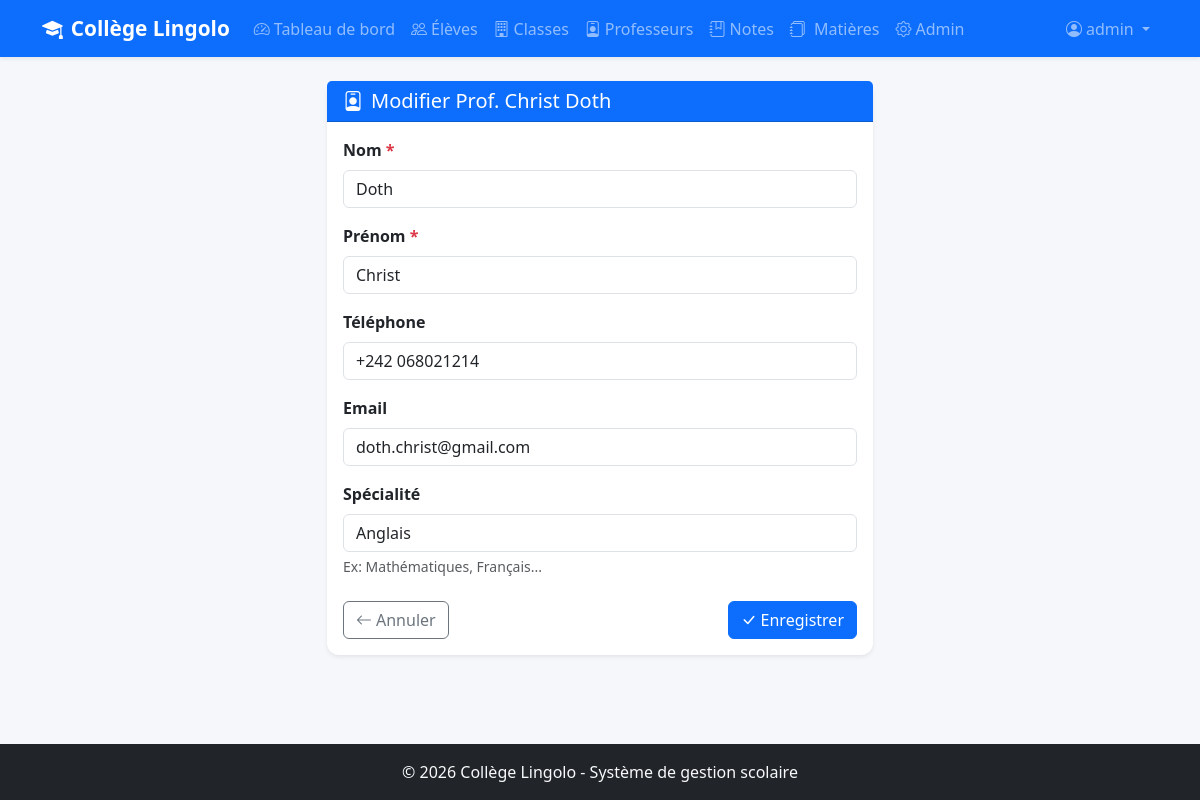
The app's page /professeurs/3/modifier/ (signed in) with its own data.
### eleves/models.py (models this page shows, shortened)
class Professeur(models.Model):
    nom = models.CharField(max_length=100, verbose_name="Nom")
    prenom = models.CharField(max_length=100, verbose_name="Prénom")
    telephone = models.CharField(
        max_length=20, blank=True, default='',
        verbose_name="Téléphone"
    )
    email = models.EmailField(
        blank=True, default='',
        verbose_name="Email"
    )
    specialite = models.CharField(
        max_length=100, blank=True, default='',
        verbose_name="Spécialité",
        help_text="Ex: Mathématiques, Français..."
    )
    class Meta:
        verbose_name = "Professeur"
        verbose_name_plural = "Professeurs"
        ordering = ['nom', 'prenom']
    def __str__(self):
        return f"Prof. {self.prenom} {self.nom}"

### eleves/views.py (the view)
# urls.py: path('professeurs/<int:pk>/modifier/', views.modifier_professeur, name='modifier_professeur'),
@login_required
def modifier_professeur(request, pk):
    professeur = get_object_or_404(Professeur, pk=pk)
    if request.method == 'POST':
        form = ProfesseurForm(request.POST, instance=professeur)
        if form.is_valid():
            form.save()
            return redirect('liste_professeurs')
    else:
        form = ProfesseurForm(instance=professeur)
    return render(request, 'eleves/formulaire_professeur.html', {
        'form': form,
        'titre': f'Modifier {professeur}',
        'bouton': 'Enregistrer',
    })

### eleves/forms.py
class ProfesseurForm(forms.ModelForm):
    class Meta:
        model = Professeur
        fields = '__all__'
        widgets = {
            'nom': forms.TextInput(attrs={
                'class': 'form-control', 'placeholder': 'Nom'
            }),
            'prenom': forms.TextInput(attrs={
                'class': 'form-control', 'placeholder': 'Prénom'
            }),
            'telephone': forms.TextInput(attrs={
                'class': 'form-control', 'placeholder': '+242 06 xxx xx xx'
            }),
            'email': forms.EmailInput(attrs={
                'class': 'form-control', 'placeholder': 'email@exemple.com'
            }),
            'specialite': forms.TextInput(attrs={
                'class': 'form-control', 'placeholder': 'Ex: Mathématiques'
            }),
        }

### eleves/templates/eleves/formulaire_professeur.html (shortened to what this page needs)
{% extends 'eleves/base.html' %}
{% block content %}
<div class="row justify-content-center">
    <div class="col-lg-6">
        <div class="card border-0 shadow-sm">
            <div class="card-header bg-primary text-white">
                <h5 class="mb-0"><i class="bi bi-person-badge me-2"></i>{{ titre }}</h5>
            </div>
            <div class="card-body">
                <form method="POST">
                    {% for field in form %}
                    <div class="mb-3">
                        <label for="{{ field.id_for_label }}" class="form-label fw-semibold">
                            {{ field.label }}
                            {% if field.field.required %}<span class="text-danger">*</span>{% endif %}
                        </label>
                        {{ field }}
                        {% if field.help_text %}<div class="form-text">{{ field.help_text }}</div>{% endif %}
                    </div>
                    {% endfor %}
                    <div class="d-flex justify-content-between mt-4">
                        <a href="{% url 'liste_professeurs' %}" class="btn btn-outline-secondary">
                            <i class="bi bi-arrow-left me-1"></i>Annuler
                        </a>
                        <button type="submit" class="btn btn-primary">
                            <i class="bi bi-check-lg me-1"></i>{{ bouton }}
                        </button>
                    </div>
                </form>
            </div>
        </div>
    </div>
</div>
{% endblock %}

### eleves/templates/eleves/base.html (shortened to what this page needs)
{% load static %}
<!DOCTYPE html>
<html lang="fr">
<head>
    <link href="https://cdn.jsdelivr.net/npm/bootstrap@5.3.3/dist/css/bootstrap.min.css"
          rel="stylesheet">
    <link href="https://cdn.jsdelivr.net/npm/bootstrap-icons@1.11.3/font/bootstrap-icons.min.css"
          rel="stylesheet">
    <link href="{% static 'css/style.css' %}" rel="stylesheet">
</head>
<body>
    <nav class="navbar navbar-expand-lg navbar-dark bg-primary shadow-sm">
        <div class="container">
            <a class="navbar-brand fw-bold" href="{% url 'dashboard' %}">
                <i class="bi bi-mortarboard-fill me-2"></i>Collège Lingolo
            </a>
            <div class="collapse navbar-collapse" id="navbarNav">
                <ul class="navbar-nav me-auto">
                    <li class="nav-item">
                        <a class="nav-link" href="{% url 'dashboard' %}">
                            <i class="bi bi-speedometer2 me-1"></i>Tableau de bord
                        </a>
                    </li>
                    <li class="nav-item">
                        <a class="nav-link" href="{% url 'liste_eleves' %}">
                            <i class="bi bi-people me-1"></i>Élèves
                        </a>
                    </li>
                    <li class="nav-item">
                        <a class="nav-link" href="{% url 'liste_classes' %}">
                            <i class="bi bi-building me-1"></i>Classes
                        </a>
                    </li>
                    <li class="nav-item">
                        <a class="nav-link" href="{% url 'liste_professeurs' %}">
                            <i class="bi bi-person-badge me-1"></i>Professeurs
                        </a>
                    </li>
                    <li class="nav-item">
                        <a class="nav-link" href="{% url 'liste_notes' %}">
                            <i class="bi bi-journal-bookmark me-1"></i>Notes
                        </a>
                    </li>
                    <li class="nav-item">
                        <a class="nav-link" href="{% url 'liste_matieres' %}">
                           <i class="bi bi-journals me-1"></i> Matières</a>
                    </li>
                    {% if user.is_superuser %}
                    <li class="nav-item">
                        <a class="nav-link" href="{% url 'admin:index' %}">
                            <i class="bi bi-gear me-1"></i>Admin
                        </a>
                    </li>
                    {% endif %}
                </ul>
                <ul class="navbar-nav">
                    <li class="nav-item dropdown">
                        <a class="nav-link dropdown-toggle" href="#"
                           role="button" data-bs-toggle="dropdown">
                            <i class="bi bi-person-circle me-1"></i>{{ user.username }}
                        </a>
                    </li>
                </ul>
            </div>
        </div>
    </nav>
    <main class="container my-4">
        {% block content %}{% endblock %}
    </main>
    <footer class="bg-dark text-light py-3 mt-5">
        <div class="container text-center">
            <p class="mb-0">
                &copy; 2026 Collège Lingolo - Système de gestion scolaire
            </p>
        </div>
    </footer>
</body>
</html>

### static/css/style.css (style rules this page uses)
body { background-color: #f5f7fa; min-height: 100vh; display: flex; flex-direction: column; }
main { flex: 1; }
.card { border-radius: 12px; transition: transform 0.2s ease; }
.navbar-brand { font-size: 1.3rem; }
footer { margin-top: auto; }

### records on screen
Professeur: form "Doth" "Christ" "+242 068021214" "doth.christ@gmail.com" "Anglais"

### other values on screen
{{ user.username }} "admin"
{{ titre }} "Modifier Prof. Christ Doth"
{{ field.label }} "Nom" "Prénom" "Téléphone" "Email" "Spécialité"
{{ field.help_text }} "Ex: Mathématiques, Français..."
{{ bouton }} "Enregistrer"
